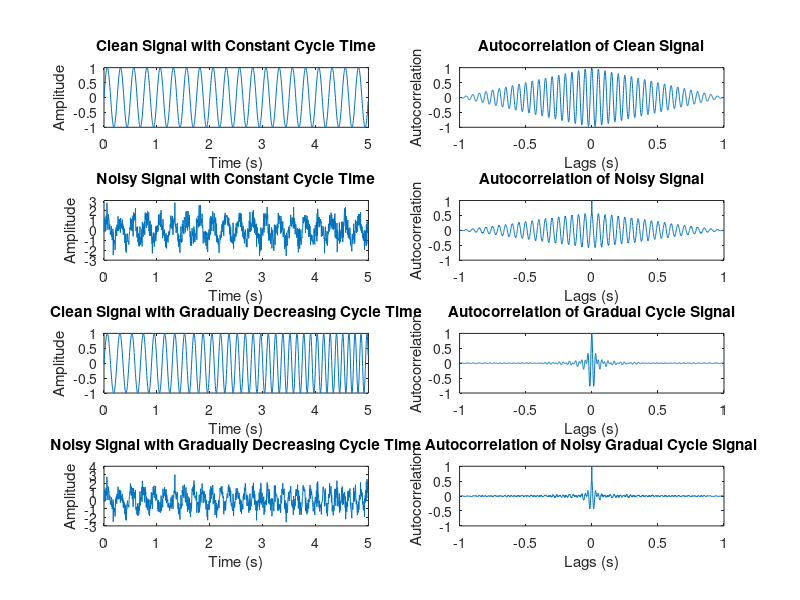

The MATLAB script that drew this image:
% Define parameters
Fs = 1000;            % Sampling frequency (samples per second)
T = 5/Fs;             % Sampling period (seconds per sample)
L = 1000;             % Length of signal (number of samples)
t = (0:L-1)*T;        % Time vector (seconds)
f = 4;                % Initial frequency of the signal (Hz)
A = 1;                % Amplitude of the signal

% Generate the clean signal with constant cycle time
clean_signal = A * sin(2 * pi * f * t);

% Define noise parameters
noise_level = 0.6;    % Noise level (amplitude of noise)

% Generate noise
noise = noise_level * randn(size(t));

% Add noise to the signal with constant cycle time
noisy_signal = clean_signal + noise;

% Generate the signal with gradually increasing cycle time
gradual_cycle_signal = A * sin(2 * pi * (f + (0.5 * t)) .* t);

% Add noise to the signal with gradually increasing cycle time
noisy_gradual_signal = gradual_cycle_signal + noise;

% Compute the autocorrelation functions
[acf_clean_signal, lags] = xcorr(clean_signal, 'coeff');
[acf_noisy_signal, ~] = xcorr(noisy_signal, 'coeff');
[acf_gradual_cycle_signal, ~] = xcorr(gradual_cycle_signal, 'coeff');
[acf_noisy_gradual_signal, ~] = xcorr(noisy_gradual_signal, 'coeff');

% Plot the signals and their autocorrelations
figure('Position', [100, 100, 1200, 800]);

% Clean signal with constant cycle time
subplot(4,2,1);
plot(t, clean_signal);
title('Clean Signal with Constant Cycle Time');
xlabel('Time (s)');
ylabel('Amplitude');

subplot(4,2,2);
plot(lags/Fs, acf_clean_signal);
title('Autocorrelation of Clean Signal');
xlabel('Lags (s)');
ylabel('Autocorrelation');

% Noisy signal with constant cycle time
subplot(4,2,3);
plot(t, noisy_signal);
title('Noisy Signal with Constant Cycle Time');
xlabel('Time (s)');
ylabel('Amplitude');

subplot(4,2,4);
plot(lags/Fs, acf_noisy_signal);
title('Autocorrelation of Noisy Signal');
xlabel('Lags (s)');
ylabel('Autocorrelation');

% Clean signal with gradually increasing cycle time
subplot(4,2,5);
plot(t, gradual_cycle_signal);
title('Clean Signal with Gradually Decreasing Cycle Time');
xlabel('Time (s)');
ylabel('Amplitude');

subplot(4,2,6);
plot(lags/Fs, acf_gradual_cycle_signal);
title('Autocorrelation of Gradual Cycle Signal');
xlabel('Lags (s)');
ylabel('Autocorrelation');

% Noisy signal with gradually increasing cycle time
subplot(4,2,7);
plot(t, noisy_gradual_signal);
title('Noisy Signal with Gradually Decreasing Cycle Time');
xlabel('Time (s)');
ylabel('Amplitude');

subplot(4,2,8);
plot(lags/Fs, acf_noisy_gradual_signal);
title('Autocorrelation of Noisy Gradual Cycle Signal');
xlabel('Lags (s)');
ylabel('Autocorrelation');
 % Adjust the spacing between subplots
% Save the figure
print('signal_simulation_with_autocorrelation', '-dpng', '-r300' );
%saveas(gcf, 'signal_simulation_with_autocorrelation.png');
